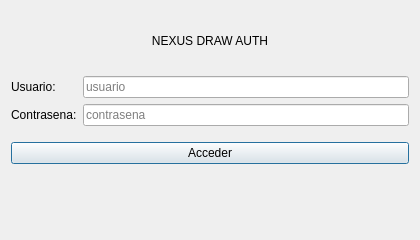
<?xml version="1.0" encoding="UTF-8"?>
<ui version="4.0">
 <class>LoginDialog</class>
 <widget class="QDialog" name="LoginDialog">
  <property name="geometry">
   <rect>
    <x>0</x>
    <y>0</y>
    <width>420</width>
    <height>240</height>
   </rect>
  </property>
  <property name="windowTitle">
    <string>Nexus Login</string>
  </property>
  <layout class="QVBoxLayout" name="verticalLayout">
   <item>
    <widget class="QLabel" name="lblTitle">
     <property name="text">
            <string>NEXUS DRAW AUTH</string>
     </property>
     <property name="alignment">
      <set>Qt::AlignCenter</set>
     </property>
    </widget>
   </item>
   <item>
    <layout class="QFormLayout" name="formLayout">
     <item row="0" column="0">
      <widget class="QLabel" name="lblUsername">
       <property name="text">
        <string>Usuario:</string>
       </property>
      </widget>
     </item>
     <item row="0" column="1">
        <widget class="QLineEdit" name="editUsername">
         <property name="placeholderText">
          <string>usuario</string>
         </property>
        </widget>
     </item>
     <item row="1" column="0">
      <widget class="QLabel" name="lblPassword">
       <property name="text">
        <string>Contrasena:</string>
       </property>
      </widget>
     </item>
     <item row="1" column="1">
      <widget class="QLineEdit" name="editPassword">
       <property name="echoMode">
        <enum>QLineEdit::Password</enum>
       </property>
       <property name="placeholderText">
        <string>contrasena</string>
       </property>
      </widget>
     </item>
    </layout>
   </item>
   <item>
    <widget class="QPushButton" name="btnLogin">
     <property name="text">
            <string>Acceder</string>
     </property>
    </widget>
   </item>
   <item>
    <widget class="QLabel" name="lblStatus">
     <property name="text">
      <string/>
     </property>
     <property name="alignment">
      <set>Qt::AlignCenter</set>
     </property>
    </widget>
   </item>
  </layout>
 </widget>
 <resources/>
 <connections/>
</ui>
